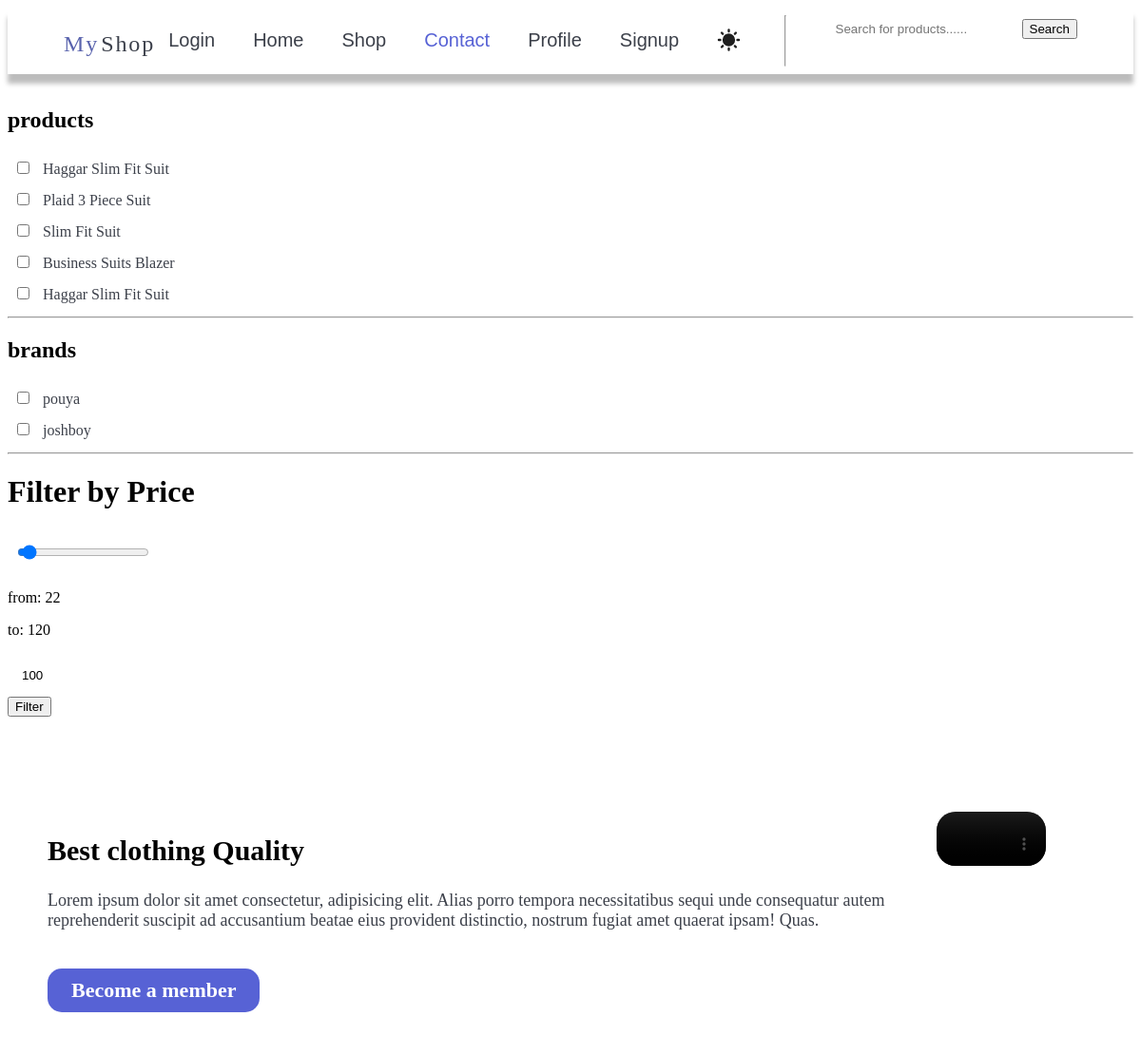
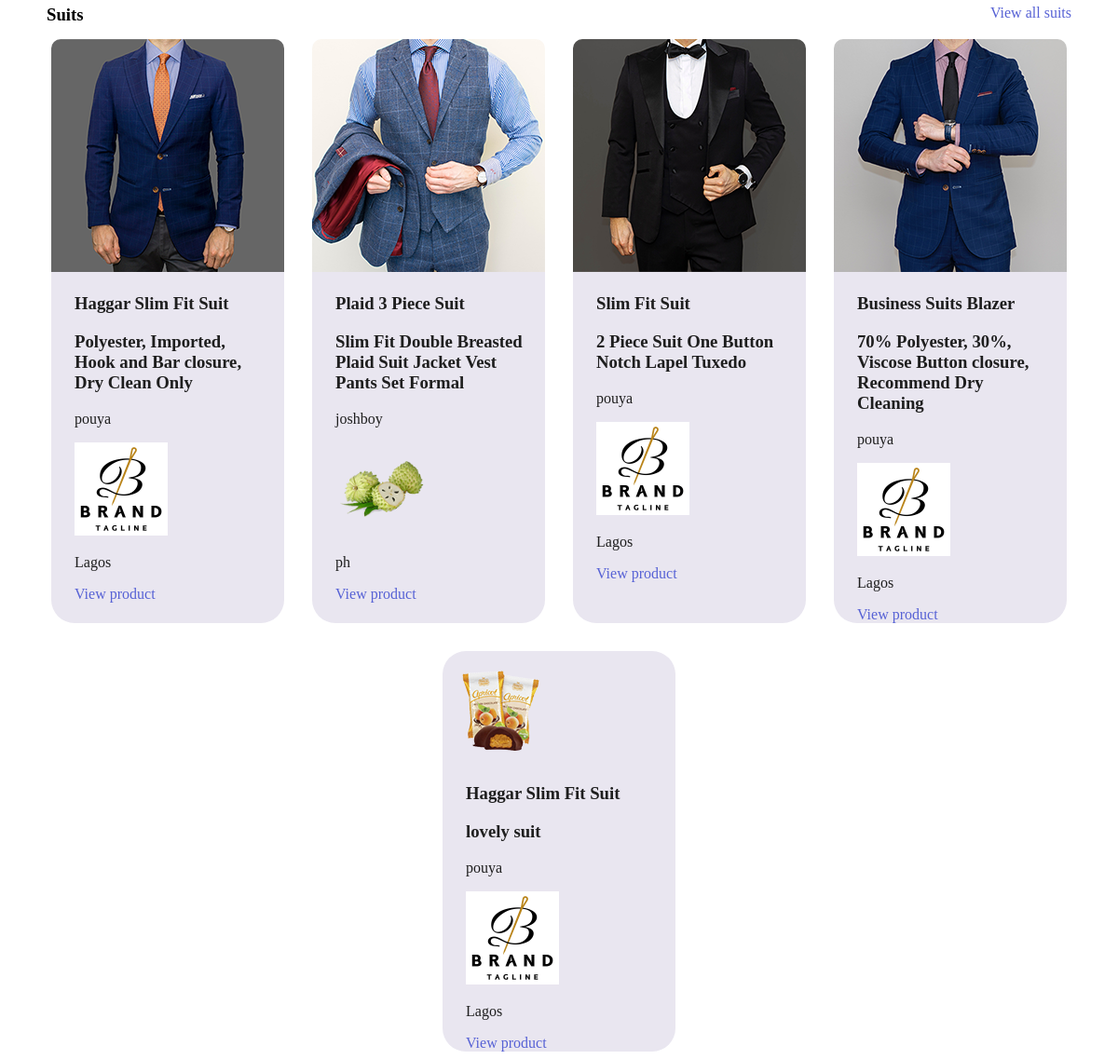
The page / on the database its author committed (2 pictures, top to bottom).
### products/models.py (models this page shows, shortened)
class Product(models.Model):
    title = models.CharField(max_length=70)
    description = models.TextField()
    category_id = models.ManyToManyField(Category)
    brand_id = models.ForeignKey(Brand, on_delete=models.CASCADE, null=True, related_name='products')
    image = models.ImageField(blank=True, upload_to='product-img')
    price = models.PositiveIntegerField()
    slug = models.SlugField(blank=True)
    is_bestseller = models.BooleanField(default=False)
    order_id = models.ForeignKey(Orders, on_delete=models.CASCADE, related_name='order_prod', null=True)
    suggestions = models.ManyToManyField('self') #for same model relationships we use same model relationships
    def __str__(self):
        return f"{self.title}"

class Brand(models.Model):
    title = models.CharField(max_length=100)
    logo = models.ImageField()
    address_id = models.OneToOneField(Address, on_delete=models.Case, null=True)
    def __str__(self):
        return f"{self.title}"

class Address(models.Model):
    street = models.CharField(max_length=100)
    zipcode = models.PositiveIntegerField()
    city = models.CharField(max_length=20)
    country = models.CharField(max_length=20)

### products/views.py (the view)
# urls.py: path('', index, name='home'),
def index(request):
    products = Product.objects.all().order_by('id')
    pouya = get_object_or_404(Brand, title='pouya')
    print(pouya)
    suits = pouya.products.all()
    print(suits)
    context = {
        'products': products,
    }
    return render(request, 'products/home2.html', context)

### products/context_processor.py (called while the page is built)
def default(request):
    products = Product.objects.all()
    brands = Brand.objects.all()
    min_max_price = products.aggregate(Min('price'), Max('price'))
    return {
        'products': products,
        'brands': brands,
        'min_max_price': min_max_price,
    }

### products/templates/products/home2.html (shortened to what this page needs)
{% extends 'products/_base.html' %}
{% load static %}
{% block css %}{% static 'products/style.css' %}{% endblock %}
{% block content %}
    {% include 'includes/nav.html' %}
    <div>
        <h2>products</h2>
        {% for p in products %}
        <input type="checkbox" class="example2" data-fil="product" value="{{p.id}}" id="" >
        <label>{{p.title}}</label>
        <br>
        {% endfor %}
    </div>
    <hr>
    <div>
        <h2>brands</h2>
        {% for b in brands %}
        <input type="checkbox" class="example2" data-fil="brand" value='{{b.id}}' id="">
        <label>{{b.title}}</label>
        <br>
        {% endfor %}
    </div>
    <hr>
    <div>
        <h1>Filter by Price</h1>
        <input type='range' value="0" id="range" min="{{min_max_price.price__min}}" max={{min_max_price.price__max}} oninput="filterprice.value=this.value"><br>
        <p>from: {{min_max_price.price__min}}</p>
        <p>to: {{min_max_price.price__max}}</p>
        <input width='100px' type="number" value="100" id="filterprice" placeholder="current price" min="{{min_max_price.price__min}}" max="{{min_max_price.price__max}}" onkeyup="range.value=this.value">
        <br>
        <button type="submit" id="but">Filter</button>
    </div>
    <section id="intro">
        <div>
            <h1>Best clothing Quality</h1>
            <p>Lorem ipsum dolor sit  amet consectetur, adipisicing elit. Alias porro tempora necessitatibus sequi unde consequatur autem reprehenderit suscipit ad accusantium beatae eius provident distinctio, nostrum fugiat amet quaerat ipsam! Quas.</p>
            <a onclick="hideNav()">Become a member</a>
        </div>
        <div>
            <video controls>
                <source src="{% static  'products/vid/intro-video.mp4' %}">
            </video>
        </div>
    </section>
    <div class="product-nav">
        <h3>Suits</h3>
        <a href="suits.html">View all suits</a>
    </div>
    <main id="products-intro" class="filtered-product">
        {% for product in products %}
            <div class="product-card">
                <img src='{{ product.image.url }}' class="product-image"
                onmouseover="showReview()" onmouseout="hideReview()" alt="product_image">
                <div class="product-cardB">
                    <h3>{{ product.title }}</h3>
                    <h3>{{product.description}}</h3>
                    <p>{{ product.brand_id.title }}</p>
                    {% if product.brand_id %}
                        <img width='100px' src="{{ product.brand_id.logo.url }}">
                        <p>{{ product.brand_id.address_id.city }}</p>
                    {% endif %}
                        <a href="{% url 'product-detail' product.brand_id.title product.slug %}">View product</a>
                </div>
            </div>
        {% endfor %}
    </main>
{% endblock content %}

### products/templates/products/_base.html (shortened to what this page needs)
{% load static %}
<!DOCTYPE html>
<html lang="en">
<head>
    <link rel="stylesheet" type="text/css" href="{% block css %}{% endblock %}">
</head>
    {% block content %}
    {% endblock content %}
</body>
</html>

### templates/includes/nav.html (shortened to what this page needs)
{% load static %}
<head>
</head>
<header>
    <img src="{% static 'img/brand-logo.svg' %}" width="100" alt="myshop logo">
    <nav class="main-nav">
        {% if not user.is_authenticated %}
        <a href="{% url 'login' %}">Login</a>
        {% else %}
        <form action="{% url 'logout_view' %}" method="POST">
            {% csrf_token %}
            <input type="submit" value="Logout">
        </form>
        {% endif %}
        <a href="{% url 'home' %}">Home</a>
        <a href="shop.html">Shop</a>
        <a href="contact.html" id="selected">Contact</a>
        <a href="profile.html">Profile</a>
        <a href="{% url 'sign-up' %}">Signup</a>
    </nav>
    <br>
    <hr>
        <form action="{% url 'search' %}" method="GET">
            <input type="text" value="" placeholder="Search for products......" name="q">
            <button type="submit">Search</button>
        </form>
</header>

### products/static/products/style.css (style rules this page uses)
header { margin-bottom: 35px; display: flex; padding-left: 5%; padding-right: 5%; background-color: white; justify-content: space-between; box-shadow: 0px 10px 5px #00000043; height: 70px; }
header img { padding-top: 12px; }
.main-nav { padding: 10px; display: flex; column-gap: 40px; padding-top: 18px; }
.main-nav a { font-size: 20px; color: #3c404A; font-family: Arial, Helvetica, sans-serif; text-decoration: none; transition-duration: 0.5s; padding-top: 5px; }
#selected { color:#5762D5; }
#sun-icon { transform: translateY(-5px); }
input { margin-bottom: 10px; }
#intro { display: flex; width: 1100px; margin: auto; margin-top: 100px; justify-content:space-between; }
#intro h1 { font-size: 30px; }
#intro p { font-size: 18px; margin-bottom: 40px; color:#3c404A; }
#intro a { background-color: #5762D5; color: white; padding-top: 10px; padding-bottom: 10px; padding-left: 25px; padding-right: 25px; font-size: 22px; font-weight: bold; border-radius: 15px; transition-duration: 0.5s; display: block; width: fit-content; animation: slide-up 1s; }
video { width: 70%; border-radius: 20px; }
.product-nav { display: flex; justify-content: space-between; width: 1100px; margin: auto; margin-top: 50px; margin-bottom: 15px; }
.product-nav h3 { margin: 0px; }
.product-nav a, main a { color: #5762D5; text-decoration: none; }
#products-intro { display: flex; flex-wrap: wrap; justify-content: center; margin: auto; width: 1100px; column-gap: 30px; row-gap: 30px; }
.product-card { background-color: #e9e6f0; border-radius: 25px; width: 250px; color: #1e1e1e; }
.product-image { border-top-left-radius: 10px; border-top-right-radius: 10px; transition-duration: 0.5s; }
.product-cardB { padding-left: 25px; padding-right: 20px; }
label { color: #3c404a; }
input { font-size: smaller; border-radius: 10px; margin: 10px; font-family: Arial, Helvetica, sans-serif; padding: 5px; border: none; }

### rows shown on the page
Product: title "Haggar Slim Fit Suit", image (picture), description "Polyester, Imported, Hook and Bar closure, Dry Clean Only", brand_id "pouya", brand_id.logo (picture), brand_id.address_id.city "Lagos"
Product: title "Plaid 3 Piece Suit", image (picture), description "Slim Fit Double Breasted Plaid Suit Jacket Vest Pants Set Formal", brand_id "joshboy", brand_id.logo (picture), brand_id.address_id.city "ph"
Product: title "Slim Fit Suit", image (picture), description "2 Piece Suit One Button Notch Lapel Tuxedo", brand_id "pouya", brand_id.logo (picture), brand_id.address_id.city "Lagos"
Product: title "Business Suits Blazer", image (picture), description "70% Polyester, 30%, Viscose Button closure, Recommend Dry Cleaning", brand_id "pouya", brand_id.logo (picture), brand_id.address_id.city "Lagos"
Product: title "Haggar Slim Fit Suit", image (picture), description "lovely suit", brand_id "pouya", brand_id.logo (picture), brand_id.address_id.city "Lagos"
Brand: title "pouya"
Brand: title "joshboy"

### other values the page prints
{{ min_max_price.price__min }} "22"
{{ min_max_price.price__max }} "120"
